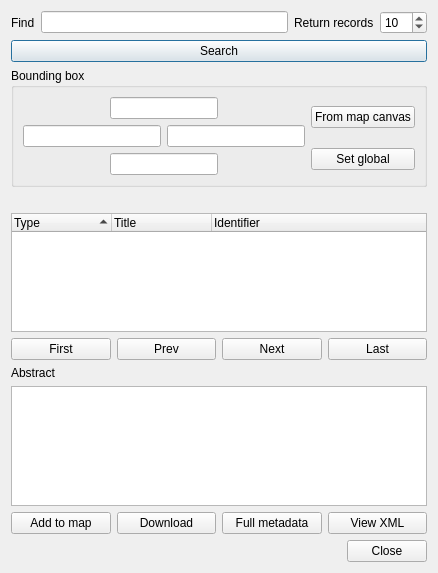
<?xml version="1.0" encoding="UTF-8"?>
<ui version="4.0">
 <class>CSWSearchDialog</class>
 <widget class="QDialog" name="CSWSearchDialog">
  <property name="geometry">
   <rect>
    <x>0</x>
    <y>0</y>
    <width>438</width>
    <height>573</height>
   </rect>
  </property>
  <property name="windowTitle">
   <string>Search in catalog</string>
  </property>
  <layout class="QVBoxLayout" name="verticalLayout">
   <item>
    <layout class="QHBoxLayout" name="horizontalLayout">
     <item>
      <widget class="QLabel" name="label">
       <property name="text">
        <string>Find</string>
       </property>
      </widget>
     </item>
     <item>
      <widget class="QLineEdit" name="leKeywords"/>
     </item>
     <item>
      <widget class="QLabel" name="label_5">
       <property name="text">
        <string>Return records</string>
       </property>
      </widget>
     </item>
     <item>
      <widget class="QSpinBox" name="spnRecords">
       <property name="maximum">
        <number>100</number>
       </property>
       <property name="value">
        <number>10</number>
       </property>
      </widget>
     </item>
    </layout>
   </item>
   <item>
    <widget class="QPushButton" name="btnSearch">
     <property name="text">
      <string>Search</string>
     </property>
    </widget>
   </item>
   <item>
    <widget class="QGroupBox" name="groupBox">
     <property name="title">
      <string>Bounding box</string>
     </property>
     <layout class="QGridLayout" name="gridLayout_2">
      <item row="0" column="0" rowspan="2">
       <layout class="QGridLayout" name="gridLayout">
        <item row="0" column="0">
         <spacer name="horizontalSpacer">
          <property name="orientation">
           <enum>Qt::Horizontal</enum>
          </property>
          <property name="sizeHint" stdset="0">
           <size>
            <width>40</width>
            <height>20</height>
           </size>
          </property>
         </spacer>
        </item>
        <item row="0" column="1" colspan="2">
         <widget class="QLineEdit" name="leNorth">
          <property name="alignment">
           <set>Qt::AlignCenter</set>
          </property>
         </widget>
        </item>
        <item row="0" column="3">
         <spacer name="horizontalSpacer_2">
          <property name="orientation">
           <enum>Qt::Horizontal</enum>
          </property>
          <property name="sizeHint" stdset="0">
           <size>
            <width>40</width>
            <height>20</height>
           </size>
          </property>
         </spacer>
        </item>
        <item row="1" column="0" colspan="2">
         <widget class="QLineEdit" name="leWest">
          <property name="alignment">
           <set>Qt::AlignCenter</set>
          </property>
         </widget>
        </item>
        <item row="1" column="2" colspan="2">
         <widget class="QLineEdit" name="leEast">
          <property name="alignment">
           <set>Qt::AlignCenter</set>
          </property>
         </widget>
        </item>
        <item row="2" column="0">
         <spacer name="horizontalSpacer_3">
          <property name="orientation">
           <enum>Qt::Horizontal</enum>
          </property>
          <property name="sizeHint" stdset="0">
           <size>
            <width>40</width>
            <height>20</height>
           </size>
          </property>
         </spacer>
        </item>
        <item row="2" column="1" colspan="2">
         <widget class="QLineEdit" name="leSouth">
          <property name="alignment">
           <set>Qt::AlignCenter</set>
          </property>
         </widget>
        </item>
        <item row="2" column="3">
         <spacer name="horizontalSpacer_4">
          <property name="orientation">
           <enum>Qt::Horizontal</enum>
          </property>
          <property name="sizeHint" stdset="0">
           <size>
            <width>40</width>
            <height>20</height>
           </size>
          </property>
         </spacer>
        </item>
       </layout>
      </item>
      <item row="1" column="1">
       <widget class="QPushButton" name="btnDefaultBbox">
        <property name="text">
         <string>Set global</string>
        </property>
       </widget>
      </item>
      <item row="0" column="1">
       <widget class="QPushButton" name="btnCanvasBbox">
        <property name="text">
         <string>From map canvas</string>
        </property>
       </widget>
      </item>
     </layout>
    </widget>
   </item>
   <item>
    <layout class="QGridLayout" name="gridLayout_3">
     <item row="0" column="0" colspan="3">
      <widget class="QLabel" name="lblResults">
       <property name="text">
        <string/>
       </property>
      </widget>
     </item>
     <item row="1" column="0" colspan="4">
      <widget class="QTreeWidget" name="treeRecords">
       <property name="editTriggers">
        <set>QAbstractItemView::NoEditTriggers</set>
       </property>
       <property name="alternatingRowColors">
        <bool>true</bool>
       </property>
       <property name="rootIsDecorated">
        <bool>false</bool>
       </property>
       <property name="itemsExpandable">
        <bool>false</bool>
       </property>
       <property name="sortingEnabled">
        <bool>true</bool>
       </property>
       <property name="allColumnsShowFocus">
        <bool>true</bool>
       </property>
       <attribute name="headerStretchLastSection">
        <bool>true</bool>
       </attribute>
       <column>
        <property name="text">
         <string>Type</string>
        </property>
       </column>
       <column>
        <property name="text">
         <string>Title</string>
        </property>
       </column>
       <column>
        <property name="text">
         <string>Identifier</string>
        </property>
       </column>
      </widget>
     </item>
     <item row="3" column="0">
      <widget class="QLabel" name="label_6">
       <property name="text">
        <string>Abstract</string>
       </property>
      </widget>
     </item>
     <item row="4" column="0" colspan="4">
      <widget class="QTextEdit" name="txtAbstract"/>
     </item>
     <item row="5" column="0">
      <widget class="QPushButton" name="btnAddToMap">
       <property name="text">
        <string>Add to map</string>
       </property>
      </widget>
     </item>
     <item row="5" column="1">
      <widget class="QPushButton" name="btnDownload">
       <property name="text">
        <string>Download</string>
       </property>
      </widget>
     </item>
     <item row="5" column="2">
      <widget class="QPushButton" name="btnMetadata">
       <property name="text">
        <string>Full metadata</string>
       </property>
      </widget>
     </item>
     <item row="5" column="3">
      <widget class="QPushButton" name="btnShowXML">
       <property name="text">
        <string>View XML</string>
       </property>
      </widget>
     </item>
     <item row="2" column="0">
      <widget class="QPushButton" name="btnFirst">
       <property name="text">
        <string>First</string>
       </property>
      </widget>
     </item>
     <item row="2" column="1">
      <widget class="QPushButton" name="btnPrev">
       <property name="text">
        <string>Prev</string>
       </property>
      </widget>
     </item>
     <item row="2" column="2">
      <widget class="QPushButton" name="btnNext">
       <property name="text">
        <string>Next</string>
       </property>
      </widget>
     </item>
     <item row="2" column="3">
      <widget class="QPushButton" name="btnLast">
       <property name="text">
        <string>Last</string>
       </property>
      </widget>
     </item>
    </layout>
   </item>
   <item>
    <widget class="QDialogButtonBox" name="buttonBox">
     <property name="orientation">
      <enum>Qt::Horizontal</enum>
     </property>
     <property name="standardButtons">
      <set>QDialogButtonBox::Close</set>
     </property>
    </widget>
   </item>
  </layout>
 </widget>
 <resources/>
 <connections>
  <connection>
   <sender>buttonBox</sender>
   <signal>accepted()</signal>
   <receiver>CSWSearchDialog</receiver>
   <slot>accept()</slot>
   <hints>
    <hint type="sourcelabel">
     <x>248</x>
     <y>254</y>
    </hint>
    <hint type="destinationlabel">
     <x>157</x>
     <y>274</y>
    </hint>
   </hints>
  </connection>
  <connection>
   <sender>buttonBox</sender>
   <signal>rejected()</signal>
   <receiver>CSWSearchDialog</receiver>
   <slot>reject()</slot>
   <hints>
    <hint type="sourcelabel">
     <x>316</x>
     <y>260</y>
    </hint>
    <hint type="destinationlabel">
     <x>286</x>
     <y>274</y>
    </hint>
   </hints>
  </connection>
 </connections>
</ui>
